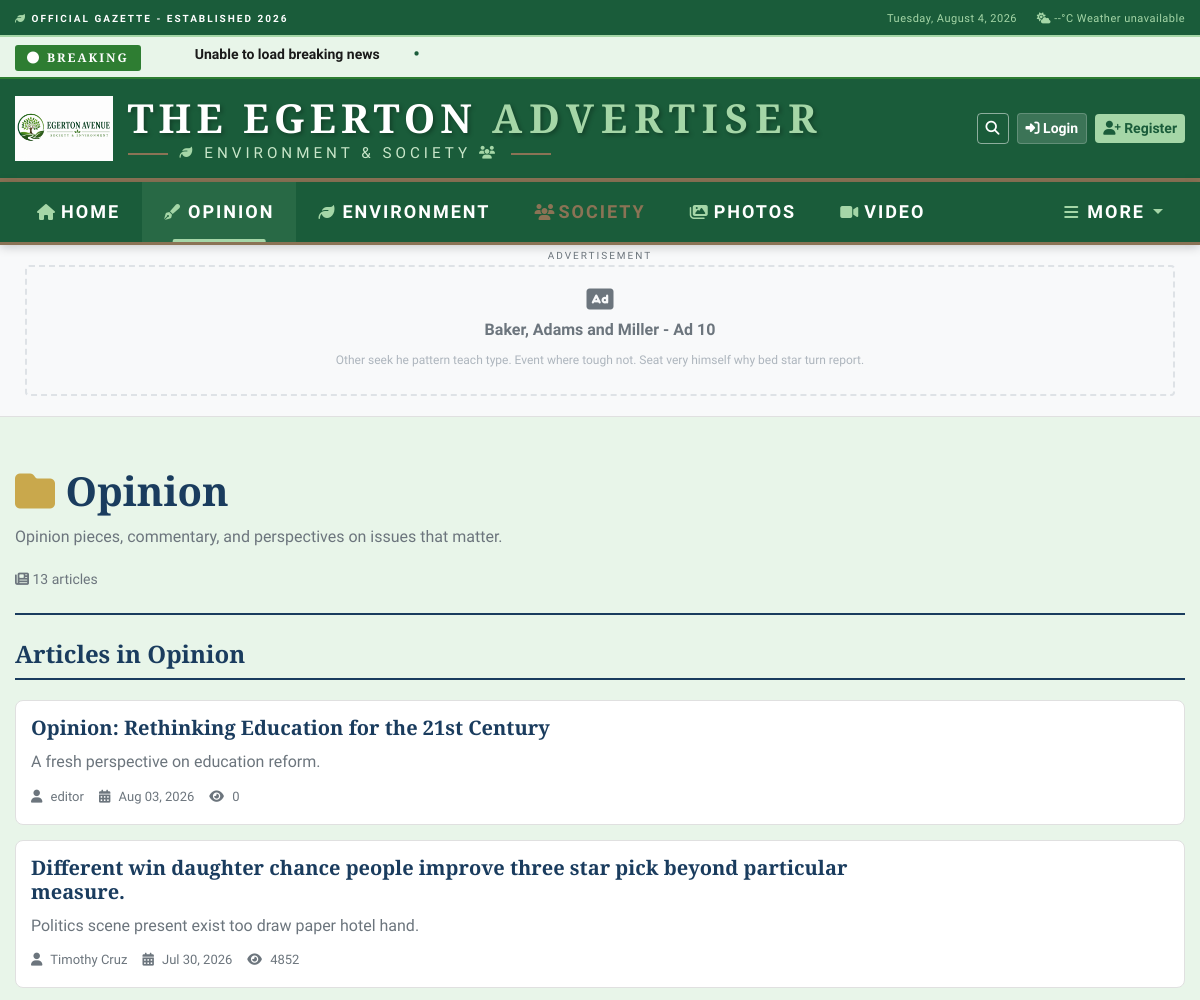
Before: /articles/opinion/ (upper part) with the older database file.
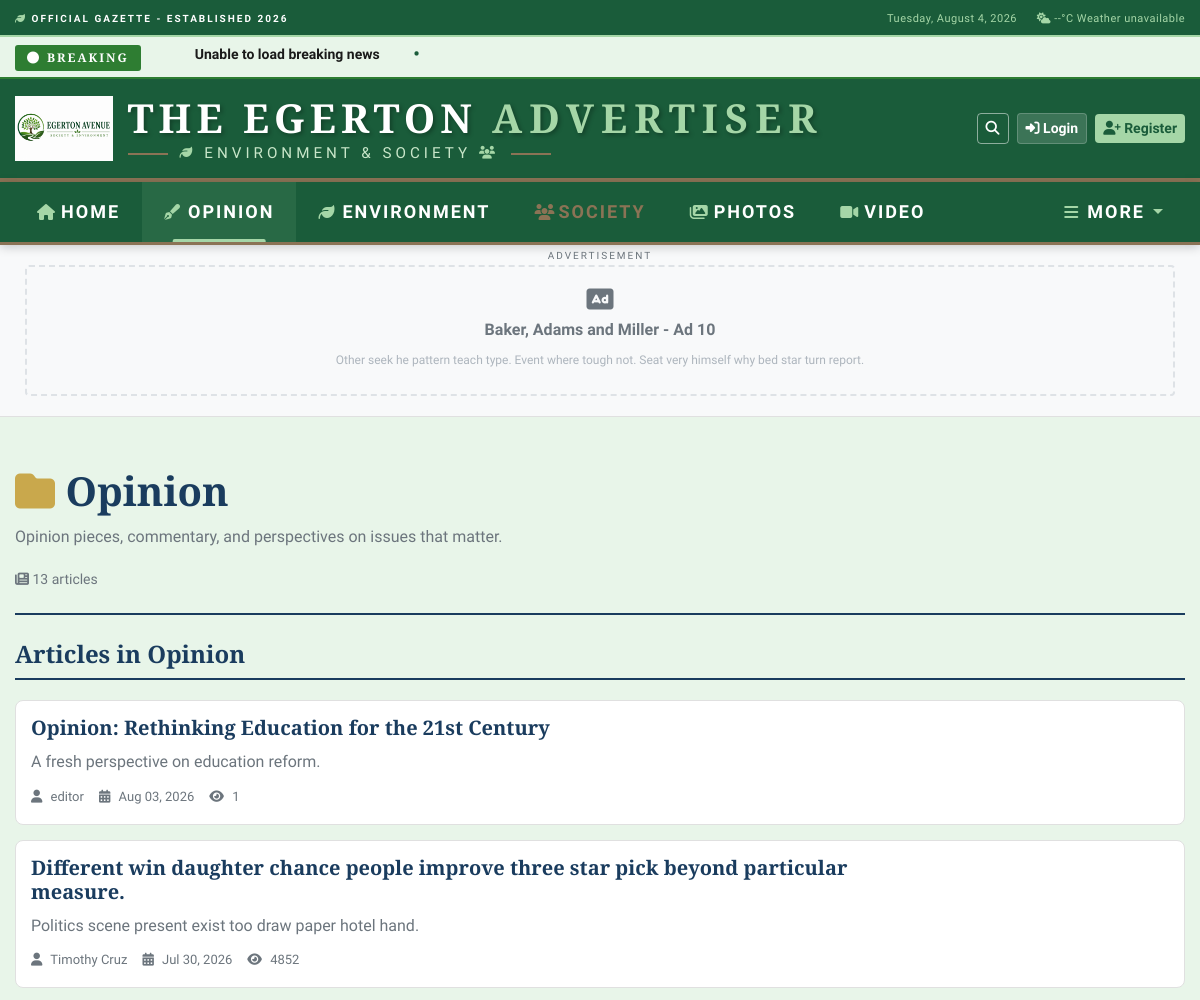
After: the same page with the newer database file.
### apps/articles/models.py (models this page shows, shortened)
class Article(models.Model):
    STATUS_CHOICES = (
        ('draft', 'Draft'),
        ('pending', 'Pending Review'),
        ('published', 'Published'),
        ('scheduled', 'Scheduled'),
        ('archived', 'Archived'),
        ('trash', 'Trash'),
    )
    PUBLISH_NOW = 'publish_now'
    SCHEDULE = 'schedule'
    PUBLISH_OPTIONS = (
        (PUBLISH_NOW, 'Publish Now'),
        (SCHEDULE, 'Schedule'),
    )
    title = models.CharField(
        max_length=300,
        validators=[MinLengthValidator(5)],
        help_text="Enter a compelling title for your article"
    )
    slug = models.SlugField(
        max_length=350,
        unique=True,
        blank=True,
        help_text="URL-friendly version of the title"
    )
    excerpt = models.TextField(
        max_length=500,
        blank=True,
        help_text="A short summary of the article. Leave blank to auto-generate from content."
    )
    content = RichTextUploadingField(
        config_name='default',
        help_text="Write your article content here"
    )
    featured_image = models.ImageField(
        upload_to='articles/%Y/%m/%d/',
        blank=True,
        null=True,
        help_text="Main image for the article"
    )
    featured_image_alt = models.CharField(
        max_length=200,
        blank=True,
        help_text="Alternative text for the featured image"
    )
    featured_image_caption = models.CharField(
        max_length=200,
        blank=True,
        help_text="Caption for the featured image"
    )
    author = models.ForeignKey(
        User,
        on_delete=models.CASCADE,
        related_name='articles',
        help_text="Author of the article"
    )
    category = models.ForeignKey(
        Category,
        on_delete=models.SET_NULL,
        null=True,
        related_name='articles',
        help_text="Primary category for the article"
    )
    tags = models.ManyToManyField(
        Tag,
        blank=True,
        related_name='articles',
        help_text="Tags to categorize the article"
    )
    status = models.CharField(
        max_length=20,
        choices=STATUS_CHOICES,
        default='draft'
    )
    publish_option = models.CharField(
        max_length=20,
        choices=PUBLISH_OPTIONS,
        default=PUBLISH_NOW
    )
    created_at = models.DateTimeField(auto_now_add=True)
    updated_at = models.DateTimeField(auto_now=True)
    published_at = models.DateTimeField(null=True, blank=True)
    scheduled_for = models.DateTimeField(null=True, blank=True)
    archived_at = models.DateTimeField(null=True, blank=True)
    views_count = models.PositiveIntegerField(default=0)
    shares_count = models.PositiveIntegerField(default=0)
    likes_count = models.PositiveIntegerField(default=0)
    bookmarks_count = models.PositiveIntegerField(default=0)
    reading_time = models.PositiveSmallIntegerField(default=0)
    is_featured = models.BooleanField(default=False)
    featured_order = models.PositiveIntegerField(default=0)
    is_breaking = models.BooleanField(default=False)
    is_exclusive = models.BooleanField(default=False)
    is_editor_pick = models.BooleanField(default=False)
    seo_title = models.CharField(max_length=150, blank=True)
    seo_description = models.CharField(max_length=200, blank=True)
    seo_keywords = models.CharField(max_length=200, blank=True)
    canonical_url = models.URLField(blank=True)
    custom_css = models.TextField(blank=True)
    custom_js = models.TextField(blank=True)
    extra_meta = models.JSONField(default=dict, blank=True)
    related_articles = models.ManyToManyField(
        'self',
        blank=True,
        symmetrical=False,
        through='RelatedArticle'
    )
    meta_description = models.TextField(max_length=300, blank=True)
    meta_keywords = models.CharField(max_length=300, blank=True)
    reference_url = models.URLField(blank=True)
    reference_text = models.CharField(max_length=200, blank=True)
    class Meta:
        db_table = 'articles'
        ordering = ['-published_at', '-created_at']
        indexes = [
            models.Index(fields=['status', 'published_at']),
            models.Index(fields=['slug']),
            models.Index(fields=['author', 'status']),
            models.Index(fields=['category', 'status']),
            models.Index(fields=['is_featured', 'featured_order']),
            models.Index(fields=['is_breaking']),
            models.Index(fields=['created_at']),
            models.Index(fields=['views_count']),
        ]
        permissions = [
            ("can_publish_article", "Can publish articles"),
            ("can_edit_any_article", "Can edit any article"),
            ("can_delete_any_article", "Can delete any article"),
            ("can_feature_articles", "Can feature articles"),
        ]
    def get_absolute_url(self):
        return reverse('articles:detail', kwargs={'slug': self.slug})

### apps/accounts/models.py (models this page shows, shortened)
class User(AbstractUser):
    ROLE_CHOICES = (
        ('super_admin', 'Super Administrator'),
        ('admin', 'Administrator'),
        ('editor', 'Editor'),
        ('journalist', 'Journalist'),
        ('subscriber', 'Subscriber'),
        ('advertiser', 'Advertiser'),
    )
    DEPARTMENT_CHOICES = (
        ('news', 'News Department'),
        ('politics', 'Political Desk'),
        ('business', 'Business Desk'),
        ('sports', 'Sports Desk'),
        ('entertainment', 'Entertainment Desk'),
        ('editorial', 'Editorial Board'),
        ('advertising', 'Advertising Department'),
        ('administration', 'Administration'),
    )
    username = models.CharField(
        max_length=150,
        unique=True,
        validators=[
            RegexValidator(
                regex=r'^[\w.@+-]+$',
                message='Enter a valid username. This value may contain only letters, numbers, and @/./+/-/_ characters.'
            ),
            MinLengthValidator(3)
        ],
        error_messages={
            'unique': 'A user with that username already exists.',
        }
    )
    email = models.EmailField(unique=True)
    first_name = models.CharField(max_length=150)
    last_name = models.CharField(max_length=150)
    role = models.CharField(max_length=20, choices=ROLE_CHOICES, default='subscriber')
    department = models.CharField(max_length=20, choices=DEPARTMENT_CHOICES, blank=True, null=True)
    bio = models.TextField(max_length=500, blank=True)
    profile_picture = models.ImageField(upload_to='profiles/%Y/%m/', blank=True, null=True)
    phone_number = models.CharField(max_length=20, blank=True)
    website = models.URLField(blank=True)
    social_links = models.JSONField(default=dict, blank=True)
    is_verified = models.BooleanField(default=False)
    is_active = models.BooleanField(default=True)
    is_staff = models.BooleanField(default=False)
    is_superuser = models.BooleanField(default=False)
    last_login = models.DateTimeField(null=True, blank=True)
    date_joined = models.DateTimeField(auto_now_add=True)
    updated_at = models.DateTimeField(auto_now=True)
    employee_id = models.CharField(max_length=20, blank=True, unique=True, null=True)
    hire_date = models.DateField(null=True, blank=True)
    job_title = models.CharField(max_length=100, blank=True)
    email_notifications = models.BooleanField(default=True)
    push_notifications = models.BooleanField(default=True)
    language = models.CharField(max_length=10, default='en')
    timezone = models.CharField(max_length=50, default='UTC')
    failed_login_attempts = models.PositiveIntegerField(default=0)
    locked_until = models.DateTimeField(null=True, blank=True)
    two_factor_enabled = models.BooleanField(default=False)
    articles_written = models.PositiveIntegerField(default=0)
    total_views = models.PositiveIntegerField(default=0)
    reputation_score = models.IntegerField(default=0)
    class Meta:
        db_table = 'users'
        indexes = [
            models.Index(fields=['email']),
            models.Index(fields=['role']),
            models.Index(fields=['department']),
            models.Index(fields=['is_active', 'is_verified']),
            models.Index(fields=['username']),  # Added for faster lookups
        ]
        permissions = [
            ("can_publish_articles", "Can publish articles"),
            ("can_manage_users", "Can manage users"),
            ("can_moderate_comments", "Can moderate comments"),
            ("can_manage_ads", "Can manage advertisements"),
            ("can_view_analytics", "Can view analytics"),
            ("can_manage_settings", "Can manage site settings"),
            ("can_manage_media", "Can manage media files"),  # Added
            ("can_manage_newsletter", "Can manage newsletter"),  # Added
        ]
        ordering = ['-date_joined']  # Added for default ordering
    def get_full_name(self):
        return f"{self.first_name} {self.last_name}".strip()
    @property
    def can_manage_users(self):
        """Check if user can manage other users."""
        return self.role in ['super_admin', 'admin']

### apps/articles/views.py (the view)
# urls.py: path('opinion/', views.opinion_view, name='opinion'),
def opinion_view(request):
    from apps.categories.models import Category
    from django.core.paginator import Paginator
    category = get_object_or_404(Category, slug='opinion', is_active=True)
    articles = Article.objects.filter(
        category=category,
        status='published',
        published_at__lte=timezone.now()
    ).select_related('author', 'category').prefetch_related('tags').order_by('-published_at', '-created_at')
    featured_article = articles.filter(is_featured=True).first()
    paginator = Paginator(articles, 12)
    page = request.GET.get('page')
    try:
        articles = paginator.page(page)
    except PageNotAnInteger:
        articles = paginator.page(1)
    except EmptyPage:
        articles = paginator.page(paginator.num_pages)
    subcategories = category.children.filter(is_active=True)
    context = {
        'category': category,
        'articles': articles,
        'featured_article': featured_article,
        'subcategories': subcategories,
        'article_count': Article.objects.filter(category=category, status='published').count(),
        'page_title': 'Opinion - The Egerton Avenue',
        'section': 'opinion',
    }
    return render(request, 'categories/category_detail.html', context)

### apps/advertisements/models.py (called while the page is built, shortened)
    def is_active(self):
        now = timezone.now()
        return (self.status == 'active' and
                self.start_date <= now <= self.end_date and
                (self.max_impressions == 0 or self.views_count < self.max_impressions))

    def can_show(self):
        if not self.is_active():
            return False
        return True

### apps/advertisements/templatetags/advertisements_tags.py (called while the page is built)
@register.simple_tag
def get_ad_by_position(position):
    ads = Advertisement.objects.filter(
        position=position,
        status='active',
        start_date__lte=timezone.now(),
        end_date__gte=timezone.now()
    ).order_by('-priority')
    for ad in ads:
        if ad.can_show():
            return ad
    return None

### apps/articles/context_processors.py (called while the page is built)
def category_menu(request):
    categories = Category.objects.filter(
        is_active=True,
        parent__isnull=True
    ).order_by('order')
    return {'categories': categories}

### apps/notifications/context_processors.py (called while the page is built)
def notification_count(request):
    if request.user.is_authenticated:
        count = Notification.objects.filter(
            user=request.user,
            is_read=False
        ).count()
        return {'unread_notifications': count}
    return {'unread_notifications': 0}

### apps/categories/templates/categories/category_detail.html (shortened to what this page needs)
{% extends 'base.html' %}
{% block content %}
<div class="container">
    <div class="category-detail-page">
        <div class="category-header">
            <div class="row align-items-center">
                <div class="col-md-8">
                    <h1><i class="fas fa-{{ category.icon|default:'folder' }}" style="color: #c9a84c;"></i> {{ category.name }}</h1>
                    {% if category.description %}
                    <p>{{ category.description }}</p>
                    {% endif %}
                    <div class="category-meta">
                        <span><i class="fas fa-newspaper"></i> {{ article_count }} articles</span>
                    </div>
                </div>
            </div>
        </div>
        <div class="category-articles">
            <h4>Articles in {{ category.name }}</h4>
            {% for article in articles %}
            <div class="article-list-item">
                <div class="row">
                    <div class="col-md-9">
                        <h5><a href="{{ article.get_absolute_url }}">{{ article.title }}</a></h5>
                        <p>{{ article.excerpt|truncatewords:20 }}</p>
                        <div class="article-meta">
                            <span><i class="fas fa-user"></i> {{ article.author.get_full_name|default:article.author.username }}</span>
                            <span><i class="fas fa-calendar-alt"></i> {{ article.published_at|date:"M d, Y" }}</span>
                            <span><i class="fas fa-eye"></i> {{ article.views_count }}</span>
                        </div>
                    </div>
                    <div class="col-md-3">
                    </div>
                </div>
            </div>
            {% empty %}
            <div class="alert alert-info">
                <i class="fas fa-info-circle"></i> No articles in this category yet.
            </div>
            {% endfor %}
        </div>
    </div>
</div>
{% endblock %}

Changed rows visible on the page:
changed Article "Opinion: Rethinking Education for the 21st Century": views_count "0" → "1"
